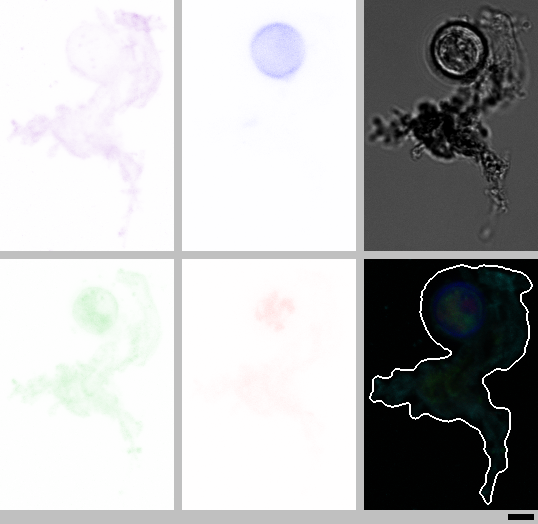
%> input picture MiniProjet/colindata/02.png, 538 x 524 px
$ octave miniProjet.m   (GNU Octave 9; MATLAB toolbox functions it lacks are replaced by stand-ins)
%> lines starting %> are read from the running program, lines starting %| are printed output that depends on the picture
clear all
close all
clc

img1rgb = imread('colindata/02.png');
%> img1rgb is the input picture: size 524x538x3 uint8; mean R, G, B 181.5, 181.9, 182.5
I = rgb2gray(img1rgb);
BW = edge(I,'Canny');
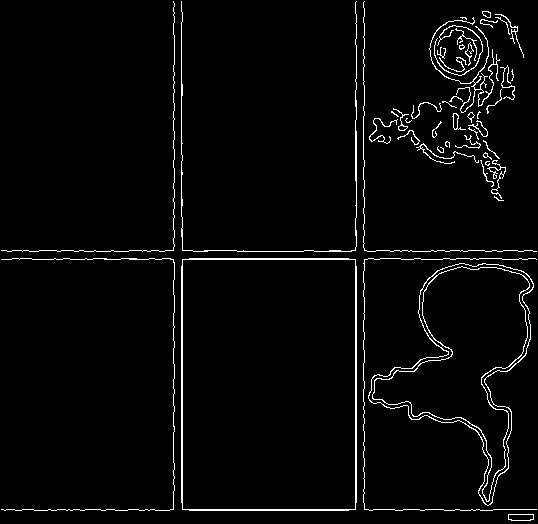
%> BW: size 524x538 logical; 3.1% white in thin lines or dots


figure(1),imshow(img1rgb)

[H,THETA,RHO] = hough(BW,'ThetaResolution',0.5);
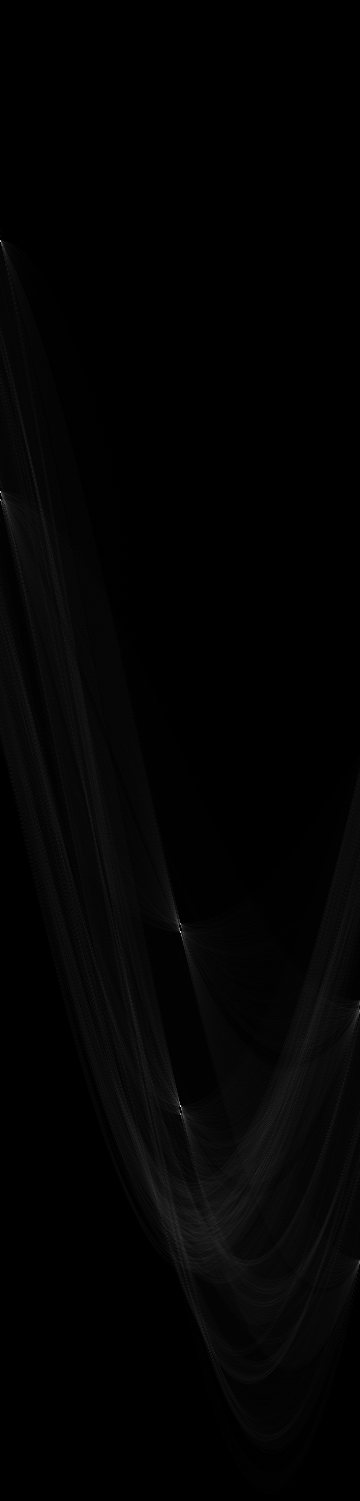
%> H: size 1501x360 double; min 0, max 446, mean 5.8; drawn with min black and max white
%> THETA = 360 values from -90 to 89.5; RHO = 1501 values from -750 to 750

figure(10)
subplot(2,1,1);
imshow(BW);
title('Image binarisée et filtrée');
subplot(2,1,2);
imshow(H,[],'XData',THETA,'YData',RHO);
title('Hough transform ');
xlabel('\theta'), ylabel('\rho');
axis on, axis normal, hold on;


%P  = houghpeaks(H,6,'threshold',ceil(0.3*max(H(:))));
P  = houghpeaks(H,10);
%> P = [932 181; 1107 181; 242 1; 492 1]
x = THETA(P(:,2)); y = RHO(P(:,1));
%> after `x = THETA(P(:,2))`: x = [0 0 -90 -90]
%> after `y = RHO(P(:,1))`: y = [181 356 -509 -259]
plot(x,y,'s','color','white');
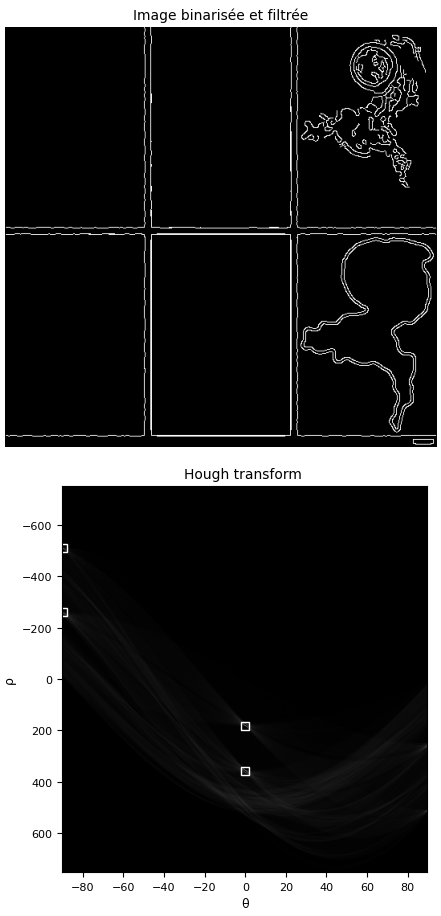
%> figure redrawn from the program's plot data, 2 panels

lines = houghlines(BW,THETA,RHO,P,'FillGap',100,'MinLength',100);
%> lines = 4 lines; point1 to point2 (x, y): (2, 510) to (537, 510), (2, 260) to (537, 260), (182, 2) to (182, 503), (357, 2) to (357, 503)
%lines = houghlines(BW,THETA,RHO,P);
figure, imshow(I), hold on

%Entre los puntos 1 y 4

for k = 1
   xy = [lines(k).point1; lines(k).point2];

   plot(xy(:,1),xy(:,2),'LineWidth',2,'Color','green');

end
%> this loop made 1 pass
%> xy on pass 1: [182 2; 182 503]
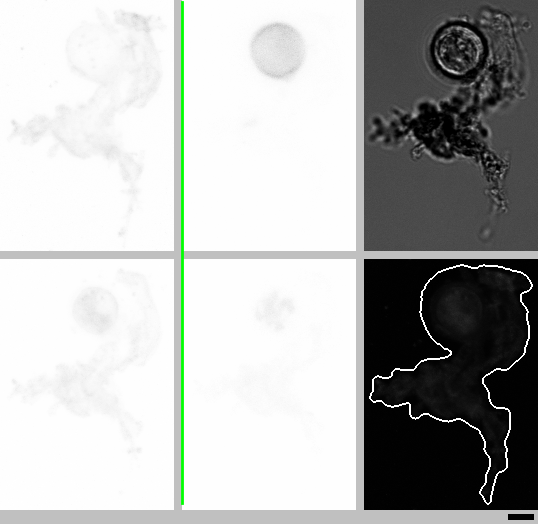
%> figure redrawn from the program's plot data


#{
xy1 = [lines(1).point1; lines(1).point2];

xy4 = [lines(4).point1; lines(4).point2];

plot(xy1(:,1),xy1(:,2),'LineWidth',2,'Color','green');


%plot(2:2,259:510,'LineWidth',2,'Color','green');

%plot(173:173,259:510,'LineWidth',2,'Color','green');

plot(xy4(:,1),xy4(:,2),'LineWidth',2,'Color','green');
#}

$ run again, with MiniProjet/colindata/01.png copied over MiniProjet/colindata/02.png
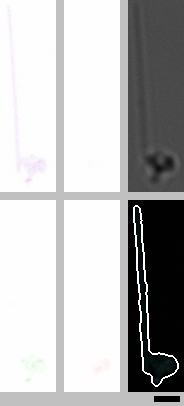
%> input picture MiniProjet/colindata/01.png, 184 x 406 px
%> img1rgb is the input picture: size 406x184x3 uint8; mean R, G, B 185.3, 185.3, 185.6
%> `BW = edge(I,'Canny');`:
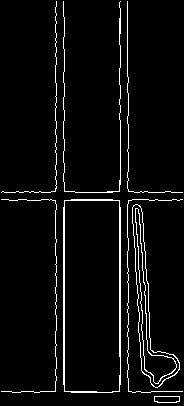
%> BW: size 406x184 logical; 4.5% white in thin lines or dots
%> THETA = 360 values from -90 to 89.5; RHO = 891 values from -445 to 445
%> P = [566 181; 510 181]
%> x = [0 0]
%> y = [120 64]
%> lines = 2 lines; point1 to point2 (x, y): (121, 2) to (121, 385), (65, 18) to (65, 392)
%> the loop `for k = 1` made 1 pass
%> xy on pass 1: [121 2; 121 385]
%> after the loop `for k = 1`:
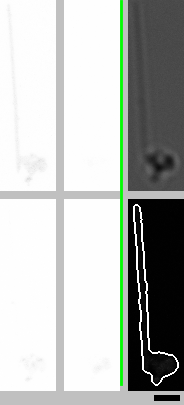
%> figure redrawn from the program's plot data

$ run again, with MiniProjet/colindata/03.png copied over MiniProjet/colindata/02.png
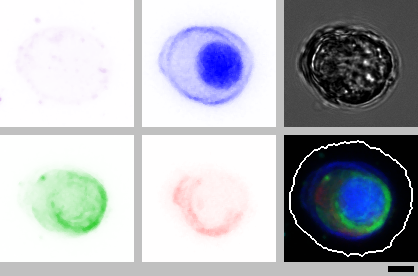
%> input picture MiniProjet/colindata/03.png, 418 x 276 px
%> img1rgb is the input picture: size 276x418x3 uint8; mean R, G, B 174.9, 178.1, 184.7
%> `BW = edge(I,'Canny');`:
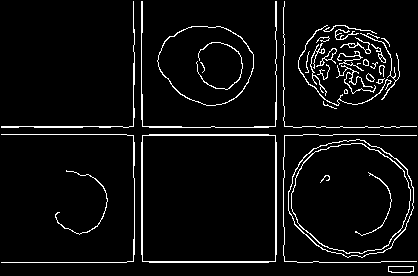
%> BW: size 276x418 logical; 5.3% white in thin lines or dots
%> THETA = 360 values from -90 to 89.5; RHO = 1001 values from -500 to 500
%> P = [239 1; 367 1; 642 181; 777 181]
%> x = [-90 -90 0 0]
%> y = [-262 -134 141 276]
%> lines = 4 lines; point1 to point2 (x, y): (2, 263) to (381, 263), (2, 135) to (380, 135), (142, 2) to (142, 255), (277, 2) to (277, 255)
%> the loop `for k = 1` made 1 pass
%> xy on pass 1: [2 263; 381 263]
%> after the loop `for k = 1`:
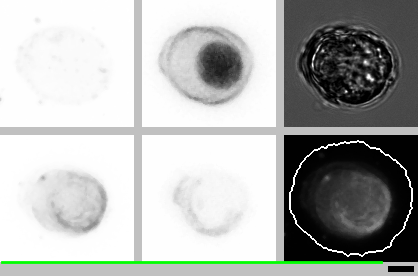
%> figure redrawn from the program's plot data

$ run again, with MiniProjet/colindata/04.png copied over MiniProjet/colindata/02.png
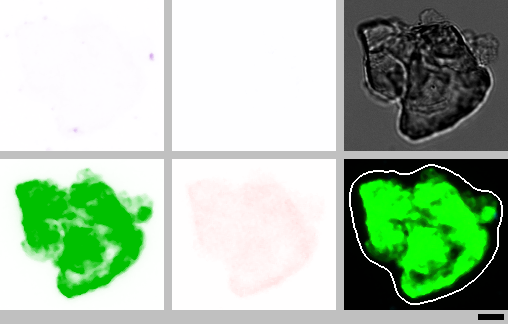
%> input picture MiniProjet/colindata/04.png, 508 x 324 px
%> img1rgb is the input picture: size 324x508x3 uint8; mean R, G, B 168, 192.7, 166.8
%> `BW = edge(I,'Canny');`:
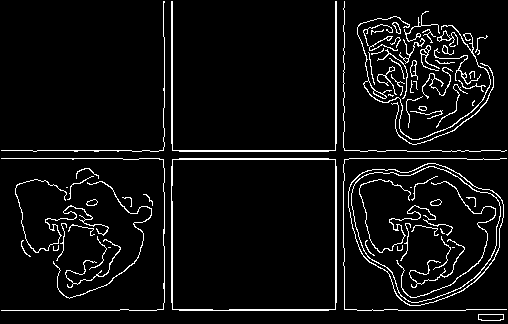
%> BW: size 324x508 logical; 6% white in thin lines or dots
%> THETA = 360 values from -90 to 89.5; RHO = 1205 values from -602 to 602
%> P = [445 1; 293 1; 938 181; 775 181]
%> x = [-90 -90 0 0]
%> y = [-158 -310 335 172]
%> lines = 4 lines; point1 to point2 (x, y): (2, 159) to (507, 159), (2, 311) to (466, 311), (336, 2) to (336, 310), (173, 2) to (173, 310)
%> the loop `for k = 1` made 1 pass
%> xy on pass 1: [2 159; 507 159]
%> after the loop `for k = 1`:
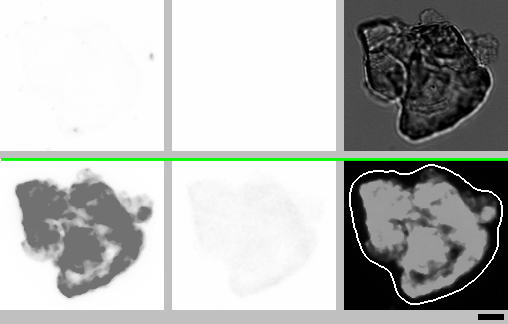
%> figure redrawn from the program's plot data
